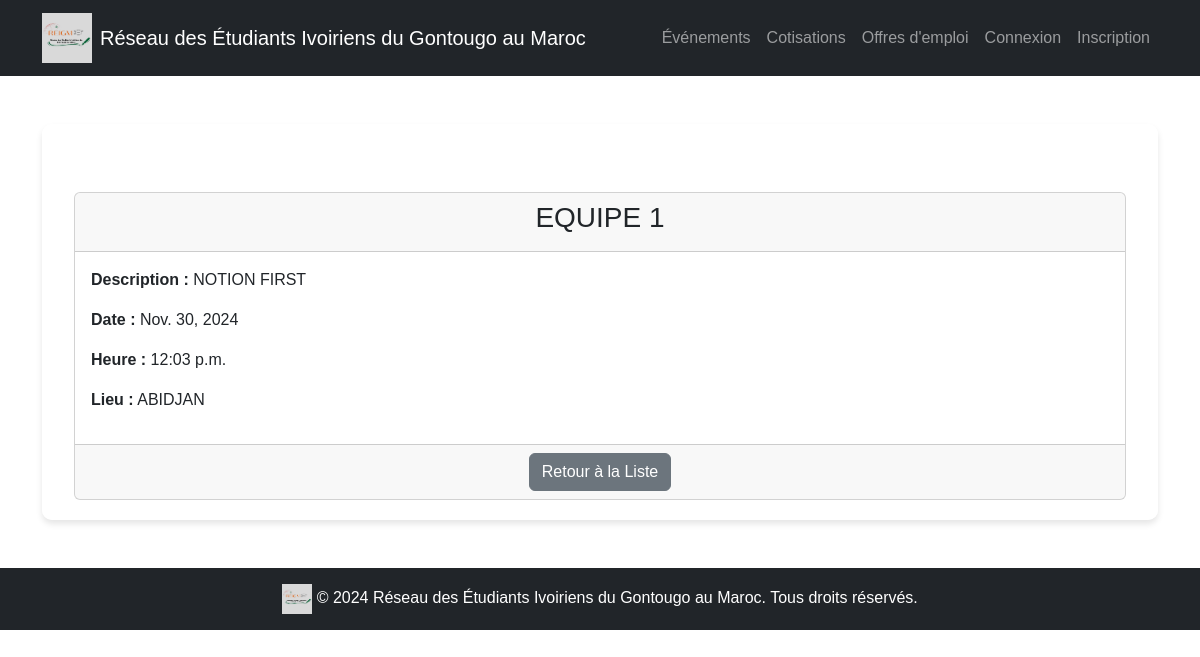
The app's page /events/1/ with its own data.
### core/models.py (models this page shows, shortened)
class Event(models.Model):
    title = models.CharField(max_length=200)
    description = models.TextField()
    date = models.DateField()
    time = models.TimeField()
    location = models.CharField(max_length=255)

### core/views.py (the view)
# urls.py: path('events/<int:pk>/', views.event_detail, name='event_detail'),
def event_detail(request, pk):
    event = get_object_or_404(Event, pk=pk)
    return render(request, 'core/event_detail.html', {'event': event})

### core/templates/core/event_detail.html
{% extends 'core/base.html' %}
{% block content %}
<div class="container mt-5">
    <div class="card">
        <div class="card-header text-center">
            <h3>{{ event.title }}</h3>
        </div>
        <div class="card-body">
            <p><strong>Description :</strong> {{ event.description }}</p>
            <p><strong>Date :</strong> {{ event.date }}</p>
            <p><strong>Heure :</strong> {{ event.time }}</p>
            <p><strong>Lieu :</strong> {{ event.location }}</p>
        </div>
        <div class="card-footer text-center">
            <a href="{% url 'event_list' %}" class="btn btn-secondary">Retour à la Liste</a>
        </div>
    </div>
</div>
{% endblock %}

### records on screen
Event: title "EQUIPE 1", description "NOTION FIRST", date "Nov. 30, 2024", time "12:03 p.m.", location "ABIDJAN"
